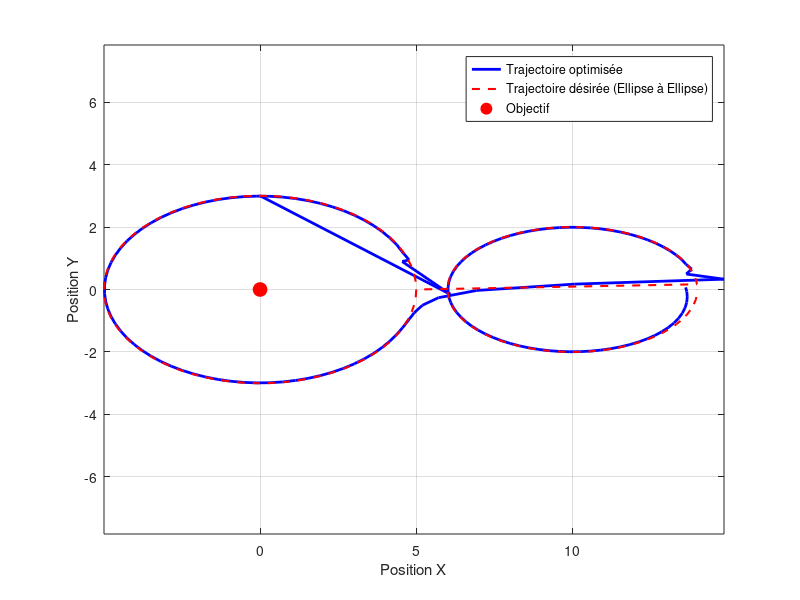

MATLAB code for this plot:
clear;
clc;
close all;

%% Paramètres du système
dt = 0.1;                     % Pas de temps
T = 150;                      % Nombre d'étapes de temps
nbVarX = 2;                   % Nombre de variables d'état (x, y)
nbVarU = 2;                   % Nombre de variables de contrôle (action)
Q = eye(nbVarX);              % Matrice de coût pour les états
R = 0.01 * eye(nbVarU);       % Matrice de coût pour les actions (pénalisation des grandes actions)
G = 6.67430e-11;              % Constante gravitationnelle

% Initialisation des demi-axes pour les ellipses
a1 = 5;   % Demi-grand axe de la première ellipse
b1 = 3;   % Demi-petit axe de la première ellipse
a2 = 4;   % Demi-grand axe de la seconde ellipse
b2 = 2;   % Demi-petit axe de la seconde ellipse

% Seuil de distance pour déclencher l'iLQR
threshold = 1; % Distance seuil entre la planète et l'ellipse

% Masse des foyers et de la planète
m1 = 5e10;   % Masse du premier foyer
m2 = 5e10;   % Masse du second foyer
mass_planet = 1000; % Masse de la planète

% Point de départ sur la première ellipse
theta_start = pi / 2; % Angle de départ
x0 = [a1 * cos(theta_start); b1 * sin(theta_start)]; % Position initiale

xGoal = [0; 0];               % Objectif à atteindre (centre de la seconde ellipse)
u = zeros(nbVarU, T-1);       % Initialisation des actions

%% Modèle dynamique
A = eye(nbVarX);              % Matrice d'état (simple déplacement)
B = dt * eye(nbVarU);         % Matrice de contrôle (effet des actions sur les états)

%% Initialisation des variables
x = zeros(nbVarX, T);         % Trajectoire d'état
x(:,1) = x0;                  % État initial
x_traj = zeros(nbVarX, T);    % Trajectoire désirée

%% Générer deux trajectoires elliptiques
% Première ellipse
for t = 1:T/2
    theta = 2 * pi * (t / (T/2));
    x_traj(1,t) = a1 * cos(theta);  % Position X
    x_traj(2,t) = b1 * sin(theta);  % Position Y
end

% Seconde ellipse
for t = (T/2)+1:T
    theta = 2 * pi * ((t - (T/2)) / (T/2));
    x_traj(1,t) = a2 * cos(theta) + (a1 + a2 + 1); % Décalage pour séparer les ellipses
    x_traj(2,t) = b2 * sin(theta);
end

%% Simulation avant l'utilisation d'iLQR
for t = 2:T
    % Simuler sous l'influence de la gravité avant d'atteindre le seuil
    if norm(x(:,t-1) - x_traj(:,t-1)) > threshold
        % Calcul de la force gravitationnelle
        r1 = norm(x(:,t-1) - [0; 0]);   % Distance au premier foyer
        r2 = norm(x(:,t-1) - [a1 + a2 + 1; 0]); % Distance au second foyer

        F1 = -G * m1 * mass_planet / r1^2 * (x(:,t-1) / r1); % Force du premier foyer
        F2 = -G * m2 * mass_planet / r2^2 * ((x(:,t-1) - [a1 + a2 + 1; 0]) / r2); % Force du second foyer

        % Mise à jour de l'état selon la gravité
        x(:,t) = x(:,t-1) + dt * (F1 + F2) / mass_planet;

    else
        % Déclenchement de l'iLQR si la planète atteint le seuil
        
        % Algorithme iLQR commence ici
        % Simulation avec iLQR
        for iter = 1:100  % Limite à 100 itérations
            for t_inner = 2:T
                x(:,t_inner) = A*x(:,t_inner-1) + B*u(:,t_inner-1); % Simulation du système
            end
            
            % Calcul du coût initial
            cost = 0;
            for t_inner = 1:T-1
                cost = cost + (x(:,t_inner) - x_traj(:,t_inner))' * Q * (x(:,t_inner) - x_traj(:,t_inner)) + u(:,t_inner)' * R * u(:,t_inner);
            end
            cost = cost + (x(:,T) - x_traj(:,T))' * Q * (x(:,T) - x_traj(:,T)); % Coût final
            
            % Affichage du coût
            disp(['Itération ' num2str(iter) ', coût = ' num2str(cost)]);
            
            % Rétropropagation (Backward Pass)
            Vx = Q * (x(:,T) - x_traj(:,T));    % Gradient du coût terminal
            Vxx = Q;                            % Hessienne du coût terminal
            
            K = zeros(nbVarU, nbVarX, T-1);     % Gains de feedback
            d = zeros(nbVarU, T-1);             % Termes feedforward
            
            for t_inner = T-1:-1:1
                Qx = Q * (x(:,t_inner) - x_traj(:,t_inner)) + A' * Vx;
                Qu = R * u(:,t_inner) + B' * Vx;
                Qxx = Q + A' * Vxx * A;
                Qux = B' * Vxx * A;
                Quu = R + B' * Vxx * B;
                
                invQuu = inv(Quu);
                K(:,:,t_inner) = -invQuu * Qux;
                d(:,t_inner) = -invQuu * Qu;
                
                Vx = Qx + K(:,:,t_inner)' * Quu * d(:,t_inner) + K(:,:,t_inner)' * Qu + Qux' * d(:,t_inner);
                Vxx = Qxx + K(:,:,t_inner)' * Quu * K(:,:,t_inner) + K(:,:,t_inner)' * Qux + Qux' * K(:,:,t_inner);
            end
            
            % Mise à jour des actions
            alpha = 1.0;
            for t_inner = 1:T-1
                u(:,t_inner) = u(:,t_inner) + alpha * d(:,t_inner) + K(:,:,t_inner) * (x(:,t_inner) - x_traj(:,t_inner));
                x(:,t_inner+1) = A * x(:,t_inner) + B * u(:,t_inner); % Mise à jour de l'état
            end
            
            % Vérification de la convergence
            if cost < 1e-6
                break;
            end
        end
        break;
    end
end

%% Affichage des résultats
figure;
plot(x(1,:), x(2,:), 'b-', 'LineWidth', 2); hold on;
plot(x_traj(1,:), x_traj(2,:), 'r--', 'LineWidth', 1.5);
plot(xGoal(1), xGoal(2), 'ro', 'MarkerSize', 10, 'MarkerFaceColor', 'r');
xlabel('Position X');
ylabel('Position Y');
legend('Trajectoire optimisée', 'Trajectoire désirée (Ellipse à Ellipse)', 'Objectif');
grid on;
axis equal;
